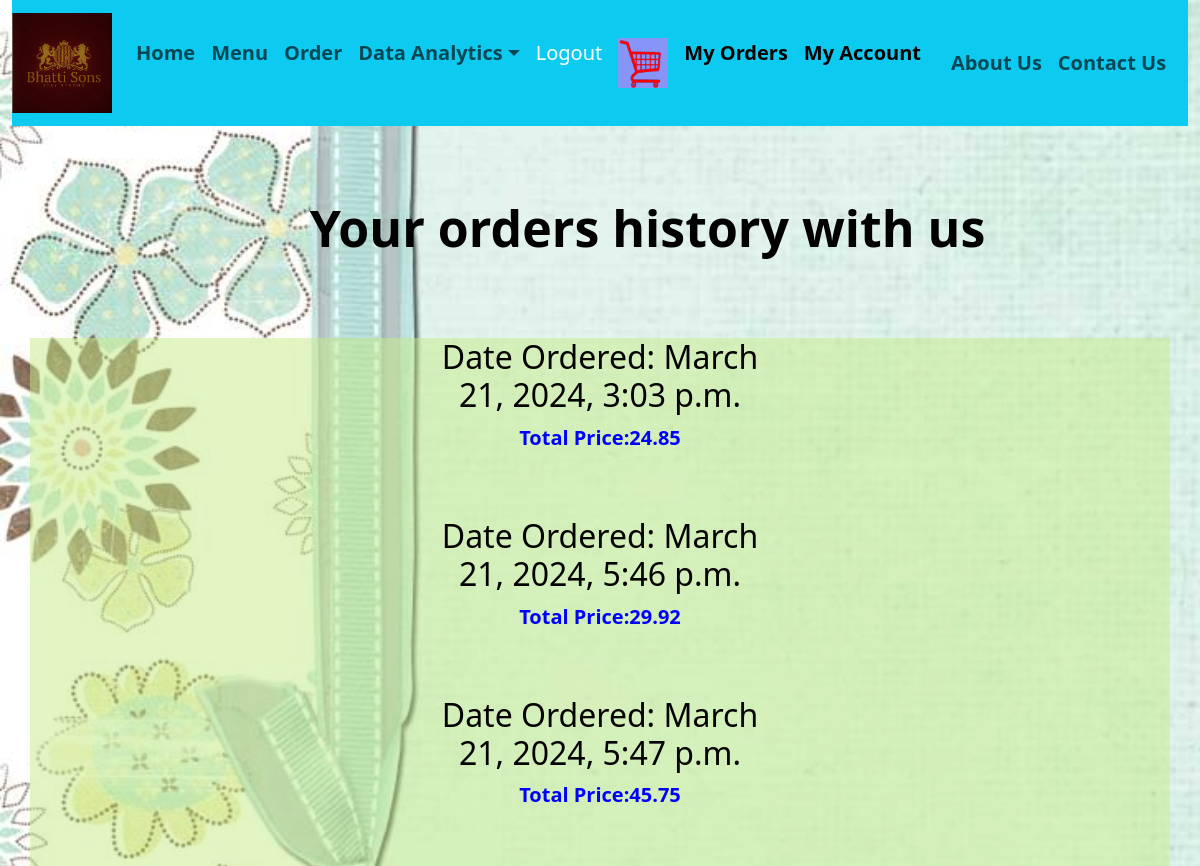
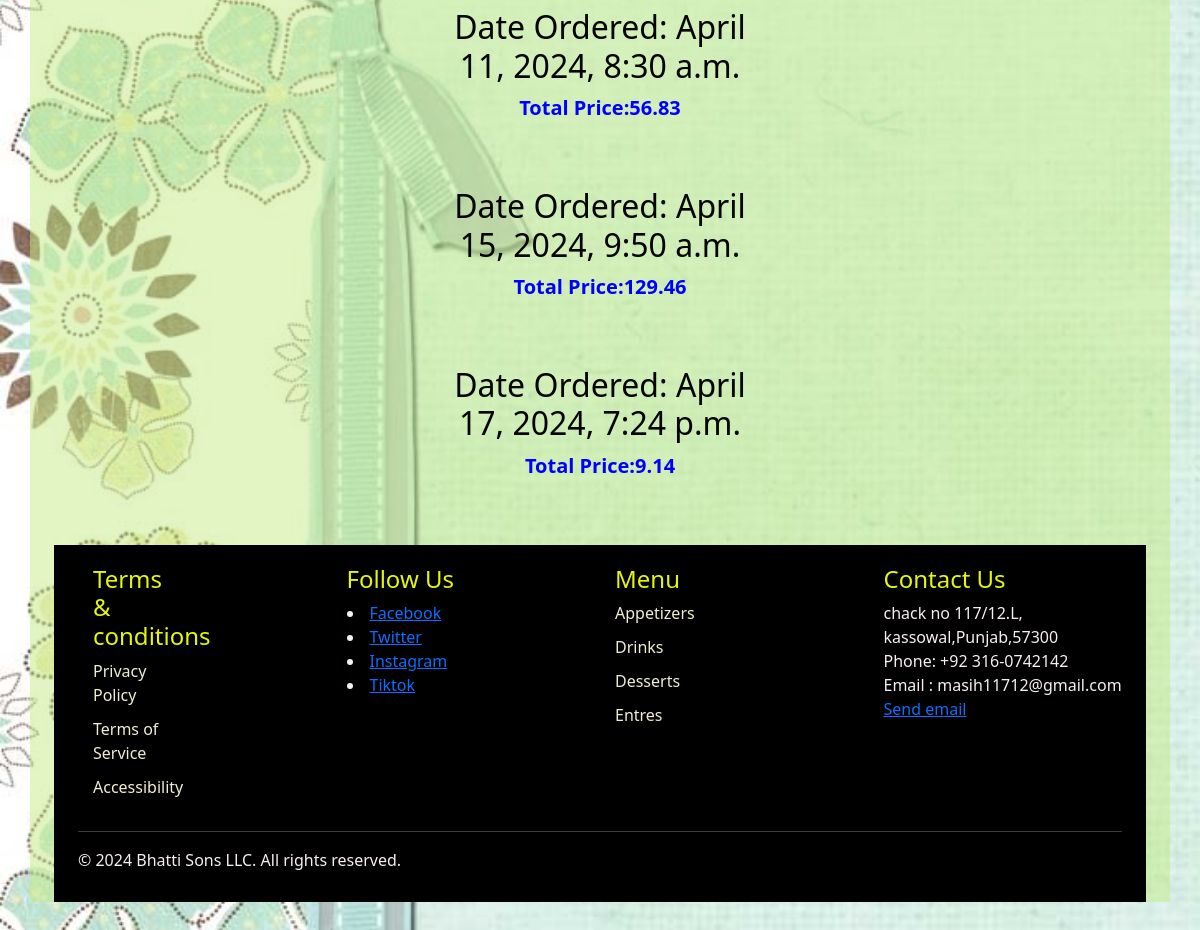
Screenshot of /userOrders/ (signed in) with the database file from the repository (2 pictures, top to bottom).
### customer/models.py (models this page shows, shortened)
class Order(models.Model):
    order_items = models.ManyToManyField('OrderItem', related_name = 'item')
    total_price = models.DecimalField(max_digits = 7, decimal_places = 2, default = 0.00)
    user = models.ForeignKey(User, on_delete=models.CASCADE)
    date_added = models.DateTimeField(auto_now_add=True)
    is_paid = models.BooleanField(default = False)

### customer/views.py (the view)
# urls.py: path('userOrders/', user_orders, name='user_orders'),
@login_required
def user_orders(request):
    user_orders = Order.objects.filter(user=request.user).all()
    return render(request, 'customer/user_orders.html', {'user_orders': user_orders})

### customer/templates/customer/user_orders.html (shortened to what this page needs)
{% extends 'customer/base.html' %}
{% load static %}
{% block content %}
<!DOCTYPE html>
<html lang="en">
<head>
</head>
<div>
    <div class="container mb-5">
        <div class="row justify-content-center mt-5">
            <div class="col-md-8 col-sm-12 offset-md-1 p-4 text-center">
                <h1 style="font-size: 50px"><b>Your orders history with us</b></h1>
            </div>
        </div>
    </div>
    <div class="container mb-5" style="background-color: rgba(198, 235, 135, 0.5); color:rgb(5, 2, 2);">
    <div class="row justify-content-center mt-5">
        {% for order in user_orders %}
        <div class="row justify-content-center">
            <div class="col-md-4 col-sm-12 text-center mb-5">
                <h2>Date Ordered: {{ order.date_added }}</h2>
                <p style="font-size: 20px; color: blue;"><b>Total Price:{{ order.total_price }}   </b> </p>
            </div>
            {% endfor %}
        </div>
    </div>
</div>
</div>
{% endblock content %}

### customer/templates/customer/user_orders.html (style rules this page uses)
body { background-image: url('/static/customer/images/classy-floral-blue-backgrounds-wallpapers.jpg'); background-repeat: no-repeat; color: rgb(0, 0, 0); background-attachment: fixed; background-size: cover; }

### rows the page displays
Order: date_added "March 21, 2024, 3:03 p.m.", total_price "24.85"
Order: date_added "March 21, 2024, 5:46 p.m.", total_price "29.92"
Order: date_added "March 21, 2024, 5:47 p.m.", total_price "45.75"
Order: date_added "April 11, 2024, 8:30 a.m.", total_price "56.83"
Order: date_added "April 15, 2024, 9:50 a.m.", total_price "129.46"
Order: date_added "April 17, 2024, 7:24 p.m.", total_price "9.14"
